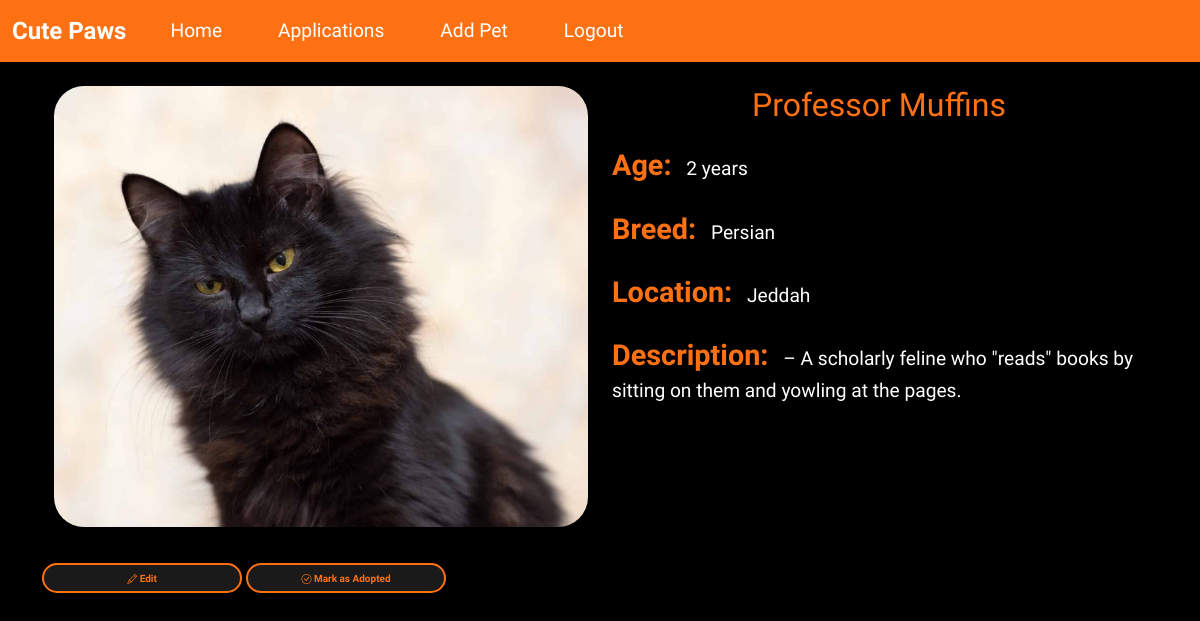
Page /pet/24 (signed in) on the committed database.
### wepsite/models.py (models this page shows)
class Pet(db.Model):
    id             = db.Column(db.Integer, primary_key=True)
    name           = db.Column(db.String(100))
    age            = db.Column(db.Integer)
    breed          = db.Column(db.String(100))
    description    = db.Column(db.Text)
    city           = db.Column(db.String(100))  # Changed from location to city
    image_filename = db.Column(db.String(200))
    is_adopted     = db.Column(db.Boolean, default=False)
    is_deleted = db.Column(db.Boolean, default=False)
    adoption_date = db.Column(db.DateTime)
    posted_by      = db.Column(db.Integer, db.ForeignKey('user.id'))
    poster = db.relationship('User', foreign_keys=[posted_by])
    applications = db.relationship(
        'AdoptionApplication',
        backref="pet",
        lazy=True,
        cascade="all, delete-orphan"
    )

### wepsite/views.py (the view)
@views.route('/pet/<int:pet_id>')
@login_required
def pet_detail(pet_id):
    pet = Pet.query.get_or_404(pet_id)
    city_map = {
    "1": "Riyadh",
    "2": "Jeddah",
    "3": "Mecca",
    "4": "Medina",
    "5": "Dammam",
    "6": "Khobar",
    "7": "Dhahran",
    "8": "Tabuk",
    "9": "Abha",
    "10": "Khamis Mushait",
    "11": "Hail",
    "12": "Buraidah",
    "13": "Najran",
    "14": "Al Bahah",
    "15": "Sakakah",
    "16": "Arar",
    "17": "Jazan",
    "18": "Yanbu",
    "19": "Taif",
    "20": "Al Hofuf",
    "21": "Al Mubarraz",
    "22": "Al Qatif",
    "23": "Al Khafji",
    "24": "Al Jubail",
    "25": "Al Wajh",
    "26": "Rabigh",
    "27": "Bisha",
    "28": "Al Qurayyat",
    "29": "Sharurah",
    "30": "Turaif",
    "31": "Rafha",
    "32": "Al Ula",
    "33": "Samtah",
    "34": "Dawadmi",
    "35": "Mahd adh Dhahab",
    "36": "Wadi ad-Dawasir",
    "37": "Al Lith",
    "38": "Hotat Bani Tamim",
    "39": "Al Bukayriyah",
    "40": "Al Kharj"
}
    city_name = city_map.get(str(pet.city), 'Unknwon')
    return render_template('pet_detail.html', user=current_user, pet=pet, city_name=city_name)

### wepsite/templates/pet_detail.html (shortened to what this page needs)
{% extends "base.html" %}
{% block extra_css %}
<link rel="stylesheet" href="{{ url_for('static', filename='css/pet_detail.css') }}">
{% endblock %}
{% block content %}
<div class="container mt-4">
    <div class="row">
        <div class="col-md-6">
            <img src="{{ url_for('static', filename='uploads/' + pet.image_filename) }}" class="img-fluid" alt="{{ pet.name }}">
        </div>
        <div class="col-md-6">
            <h1>{{ pet.name }}</h1>
            <p><strong>Age:</strong> {{ pet.age }} years</p>
            <p><strong>Breed:</strong> {{ pet.breed }}</p>
            <p><strong>Location:</strong> {{ city_name }}</p>
            <p><strong>Description:</strong> {{ pet.description }}</p>
        </div>
    </div>
</div>
{% if current_user.is_admin and pet.posted_by == current_user.id %}
  <div class="admin-actions mt-3">
    <a href="{{ url_for('views.edit_pet', pet_id=pet.id) }}" class="btn btn-warning">
      <i class="bi bi-pencil"></i> Edit
    </a>
    {% if not pet.is_adopted %}
      <button class="btn btn-danger" data-bs-toggle="modal" data-bs-target="#confirmAdoptModal">
        <i class="bi bi-check-circle"></i> Mark as Adopted
      </button>
    {% else %}
      <button class="btn btn-outline-danger" data-bs-toggle="modal" data-bs-target="#confirmDeleteModal">
        <i class="bi bi-trash"></i> Delete
      </button>
    {% endif %}
{% endif %}
  </div>
{% endblock %}

### wepsite/static/css/pet_detail.css (style rules this page uses)
h1 { color: #fe7113; font-size: 2em; text-align: center; }
p { margin-top: 20px; font-size: 1.2em; }
strong { color: #fe7113; font-size: 1.5em; margin-right: 10px; }
.col-md-6 .img-fluid { width: 100%; height: auto; border-radius: 30px; margin-bottom: 20px; }

### wepsite/templates/base.html (style rules this page uses)
body { background-color: #000000; font-family: "Saira", sans-serif; font-optical-sizing: auto; color: #fff; margin: 0; padding: 0; height: 100vh; }
.btn { border-radius: 35px; width: 200px; height: 30px; border: 2px solid #fe7113; background-color: #1a1a1a; color: #fe7113; font-size: 10px; font-weight: bold; cursor: pointer; }

### rows in the picture
Pet: image_filename (picture), name "Professor Muffins", age "2", breed "Persian", description "– A scholarly feline who \"reads\" books by sitting on them and yowling at the pages."

### other values in the picture
{{ city_name }} "Jeddah"
